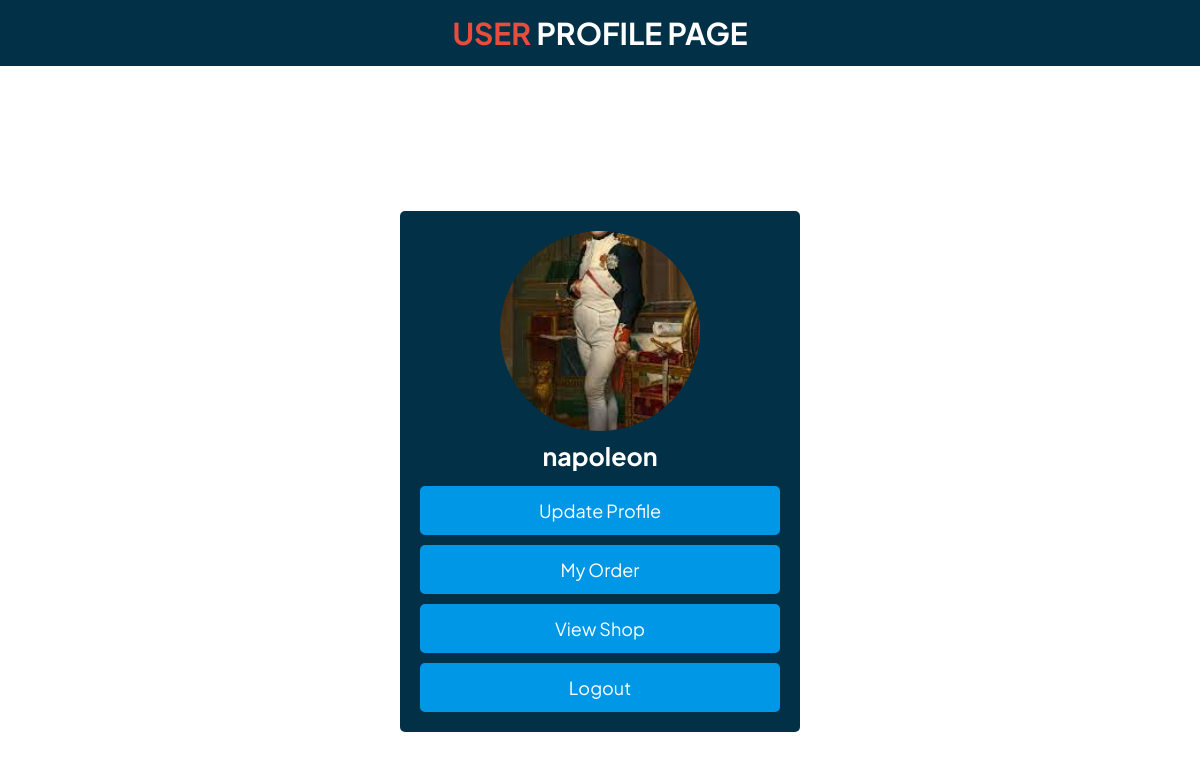
The app's page /e-library/account/account.php (signed in) with its own data.
### tables this page shows
CREATE TABLE `users` (
  `id_user` int(11) NOT NULL,
  `image` varchar(255) NOT NULL,
  `username` varchar(255) NOT NULL,
  `email` varchar(255) NOT NULL,
  `t_number` varchar(255) NOT NULL,
  `password` varchar(255) NOT NULL,
  `user_type` varchar(255) NOT NULL DEFAULT 'user'
);

### e-library/account/account.php (the view, shortened to what this page needs)
<?php
include 'connection.php';
$user_id = $_SESSION['user_name'];
?>
<!DOCTYPE html>
<html lang="en">
<head>
   <link rel="stylesheet" href="https://cdnjs.cloudflare.com/ajax/libs/font-awesome/6.1.1/css/all.min.css">
   <link href="https://cdn.jsdelivr.net/npm/bootstrap@5.0.2/dist/css/bootstrap.min.css" rel="stylesheet">
   <link rel="stylesheet" href="style/style_account.css">
   <link rel="stylesheet" href="../style/style_order.css">
</head>
<body>
<h1 class="title"> <span>user</span> profile page </h1>
<section class="profile-container">
<?php
   $select_profile = $conn->prepare("SELECT * FROM `users` WHERE username = ?");
   $select_profile->bind_param("s", $user_id);
   $select_profile->execute();
   $result = $select_profile->get_result();
   if ($result && $fetch_profile = $result->fetch_assoc()) {
   ?>
      <div class="profile">
         <img src="../img-profile/<?= $fetch_profile['image']; ?>" alt="">
         <h3><?= $fetch_profile['username']; ?></h3>
         <a href="update_profile.php" class="btn btn-primary-outline" name="update-profile">update profile</a>
         <a href="../order.php" class="btn btn-primary-outline">My Order</a>
         <a href="../users/index.php" class="btn">view shop</a>
         <a href="logout.php" class="btn btn-danger-outline">logout</a>
      </div>
   <?php
   } else {
      echo "No profile found for user with ID: $user_id";
   }
   ?>
</section>
</body>
</html>

### e-library/account/style/style_account.css (style rules this page uses)
:root { --blue:#0097e6; --orange:#f39c12; --red:#e74c3c; --white:#fff; --light-color:#fff; --black:#023047; --light-bg:#eee; }
* { font-family: 'Plus Jakarta Sans', sans-serif; margin:0; padding:0; box-sizing: border-box; outline: none; border:none; text-decoration: none; }
html { font-size: 62.5%; overflow-x: hidden; background-color: var(--light-bg); }
.title { padding: 1.5rem 1rem; font-weight: bold; text-align: center; background-color: var(--black); font-size: 3rem; text-transform: uppercase; color: var(--white); }
.title span { color:var(--red); }
.btn, .delete-btn, .option-btn { display: block; width: 100%; border-radius: .5rem; color:var(--white); font-size: 1.8rem; cursor: pointer; padding:1rem 3rem; text-transform: capitalize; text-align: center; margin-top: 1rem; }
.btn { background-color: var(--blue); }
.profile-container { display: flex; align-items: center; justify-content: center; padding:2rem; min-height: 100vh; }
.profile-container .profile { width: 40rem; border-radius: .5rem; background-color: var(--black); padding:2rem; text-align: center; }
.profile-container .profile img { height: 20rem; width: 20rem; border-radius: 50%; object-fit: cover; margin-bottom: .5rem; }
.profile-container .profile h3 { font-weight: bolder; font-size: 2.5rem; padding:.5rem 0; color:var(--white); }

### e-library/style/style_order.css (style rules this page uses)
h1 { background-color: #1d3557; padding: 1rem; color: #fff; text-align: center; }
img { width: 200px; height: auto; object-fit: cover; margin: 0 auto; }

### records on screen
users: image (picture), username "napoleon"
